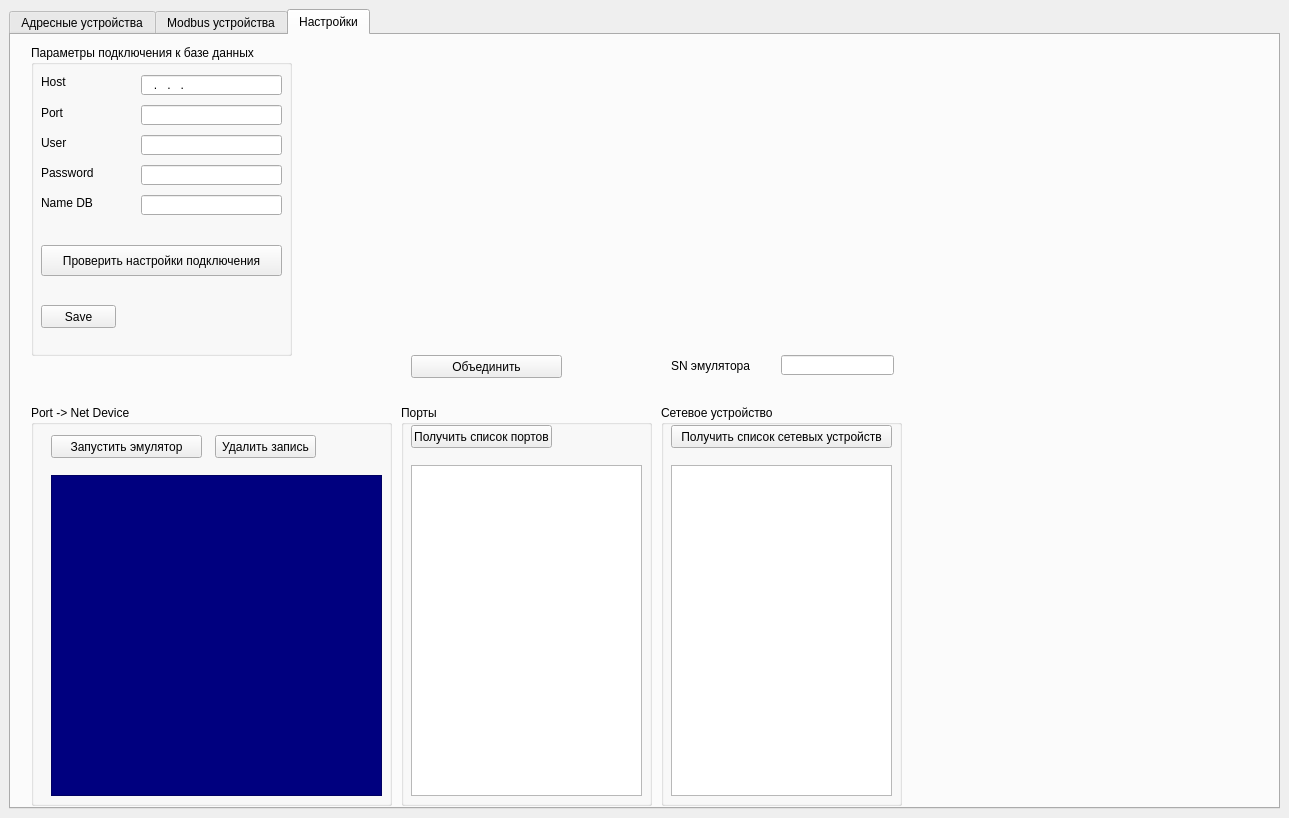
<?xml version="1.0" encoding="UTF-8"?>
<ui version="4.0">
 <class>MainWindow</class>
 <widget class="QMainWindow" name="MainWindow">
  <property name="geometry">
   <rect>
    <x>0</x>
    <y>0</y>
    <width>1289</width>
    <height>818</height>
   </rect>
  </property>
  <property name="windowTitle">
   <string>MainWindow</string>
  </property>
  <property name="styleSheet">
   <string notr="true"/>
  </property>
  <widget class="QWidget" name="centralwidget">
   <layout class="QVBoxLayout" name="verticalLayout_2">
    <item>
     <widget class="QTabWidget" name="tabWidget">
      <property name="enabled">
       <bool>true</bool>
      </property>
      <property name="sizePolicy">
       <sizepolicy hsizetype="Expanding" vsizetype="Expanding">
        <horstretch>0</horstretch>
        <verstretch>0</verstretch>
       </sizepolicy>
      </property>
      <property name="minimumSize">
       <size>
        <width>1271</width>
        <height>800</height>
       </size>
      </property>
      <property name="styleSheet">
       <string notr="true"/>
      </property>
      <property name="tabShape">
       <enum>QTabWidget::TabShape::Rounded</enum>
      </property>
      <property name="currentIndex">
       <number>2</number>
      </property>
      <widget class="QWidget" name="ash_device_tab">
       <attribute name="title">
        <string>Адресные устройства</string>
       </attribute>
       <layout class="QVBoxLayout" name="verticalLayout_3">
        <item>
         <layout class="QHBoxLayout" name="horizontalLayout">
          <property name="spacing">
           <number>6</number>
          </property>
          <property name="sizeConstraint">
           <enum>QLayout::SizeConstraint::SetDefaultConstraint</enum>
          </property>
          <item>
           <widget class="QGroupBox" name="ash_chenge_state_device_groupBox">
            <property name="sizePolicy">
             <sizepolicy hsizetype="Fixed" vsizetype="Fixed">
              <horstretch>0</horstretch>
              <verstretch>0</verstretch>
             </sizepolicy>
            </property>
            <property name="minimumSize">
             <size>
              <width>489</width>
              <height>131</height>
             </size>
            </property>
            <property name="title">
             <string>Cостояния устройства</string>
            </property>
            <widget class="QWidget" name="verticalLayoutWidget">
             <property name="geometry">
              <rect>
               <x>10</x>
               <y>20</y>
               <width>471</width>
               <height>101</height>
              </rect>
             </property>
             <layout class="QVBoxLayout" name="ash_v_layer_state_dev_layout">
              <property name="spacing">
               <number>0</number>
              </property>
              <item>
               <layout class="QHBoxLayout" name="ash_h_top_state_dev_layout">
                <property name="spacing">
                 <number>0</number>
                </property>
               </layout>
              </item>
              <item>
               <layout class="QHBoxLayout" name="ash_h_center_state_dev_layout">
                <property name="spacing">
                 <number>0</number>
                </property>
               </layout>
              </item>
              <item>
               <layout class="QHBoxLayout" name="ash_h_bottom_state_dev_layout">
                <property name="spacing">
                 <number>0</number>
                </property>
               </layout>
              </item>
             </layout>
            </widget>
           </widget>
          </item>
          <item>
           <widget class="QGroupBox" name="groupBox">
            <property name="sizePolicy">
             <sizepolicy hsizetype="Fixed" vsizetype="Fixed">
              <horstretch>0</horstretch>
              <verstretch>0</verstretch>
             </sizepolicy>
            </property>
            <property name="minimumSize">
             <size>
              <width>270</width>
              <height>131</height>
             </size>
            </property>
            <property name="title">
             <string/>
            </property>
            <widget class="QLabel" name="ash_port_lbl">
             <property name="geometry">
              <rect>
               <x>0</x>
               <y>10</y>
               <width>50</width>
               <height>20</height>
              </rect>
             </property>
             <property name="sizePolicy">
              <sizepolicy hsizetype="Fixed" vsizetype="Fixed">
               <horstretch>0</horstretch>
               <verstretch>0</verstretch>
              </sizepolicy>
             </property>
             <property name="minimumSize">
              <size>
               <width>50</width>
               <height>20</height>
              </size>
             </property>
             <property name="text">
              <string>Порт</string>
             </property>
             <property name="alignment">
              <set>Qt::AlignmentFlag::AlignCenter</set>
             </property>
            </widget>
            <widget class="QLabel" name="ash_port_info_lbl">
             <property name="geometry">
              <rect>
               <x>50</x>
               <y>10</y>
               <width>150</width>
               <height>20</height>
              </rect>
             </property>
             <property name="sizePolicy">
              <sizepolicy hsizetype="Fixed" vsizetype="Fixed">
               <horstretch>0</horstretch>
               <verstretch>0</verstretch>
              </sizepolicy>
             </property>
             <property name="minimumSize">
              <size>
               <width>50</width>
               <height>20</height>
              </size>
             </property>
             <property name="text">
              <string>Порт инфо</string>
             </property>
            </widget>
            <widget class="QLabel" name="ash_net_dev_lbl">
             <property name="geometry">
              <rect>
               <x>10</x>
               <y>40</y>
               <width>80</width>
               <height>20</height>
              </rect>
             </property>
             <property name="sizePolicy">
              <sizepolicy hsizetype="Fixed" vsizetype="Fixed">
               <horstretch>0</horstretch>
               <verstretch>0</verstretch>
              </sizepolicy>
             </property>
             <property name="minimumSize">
              <size>
               <width>80</width>
               <height>20</height>
              </size>
             </property>
             <property name="text">
              <string>Сетевое уc-во</string>
             </property>
            </widget>
            <widget class="QLabel" name="ash_net_dev_info_lbl">
             <property name="geometry">
              <rect>
               <x>100</x>
               <y>40</y>
               <width>150</width>
               <height>20</height>
              </rect>
             </property>
             <property name="sizePolicy">
              <sizepolicy hsizetype="Fixed" vsizetype="Fixed">
               <horstretch>0</horstretch>
               <verstretch>0</verstretch>
              </sizepolicy>
             </property>
             <property name="minimumSize">
              <size>
               <width>150</width>
               <height>20</height>
              </size>
             </property>
             <property name="text">
              <string>NET INFO</string>
             </property>
            </widget>
           </widget>
          </item>
          <item>
           <layout class="QGridLayout" name="_2">
            <property name="sizeConstraint">
             <enum>QLayout::SizeConstraint::SetMinimumSize</enum>
            </property>
           </layout>
          </item>
          <item>
           <widget class="QGroupBox" name="ash_choice_net_dev_groupBox">
            <property name="sizePolicy">
             <sizepolicy hsizetype="Fixed" vsizetype="Fixed">
              <horstretch>0</horstretch>
              <verstretch>0</verstretch>
             </sizepolicy>
            </property>
            <property name="minimumSize">
             <size>
              <width>221</width>
              <height>131</height>
             </size>
            </property>
            <property name="title">
             <string>Сетевой контроллер</string>
            </property>
            <widget class="QListWidget" name="ash_out_net_dev_listWidget">
             <property name="geometry">
              <rect>
               <x>10</x>
               <y>20</y>
               <width>201</width>
               <height>101</height>
              </rect>
             </property>
            </widget>
           </widget>
          </item>
          <item>
           <spacer name="horizontalSpacer">
            <property name="orientation">
             <enum>Qt::Orientation::Horizontal</enum>
            </property>
            <property name="sizeHint" stdset="0">
             <size>
              <width>40</width>
              <height>20</height>
             </size>
            </property>
           </spacer>
          </item>
         </layout>
        </item>
        <item>
         <widget class="QTableWidget" name="ash_devices_tableWidget">
          <property name="minimumSize">
           <size>
            <width>1247</width>
            <height>614</height>
           </size>
          </property>
         </widget>
        </item>
       </layout>
      </widget>
      <widget class="QWidget" name="modbus_device_tab">
       <attribute name="title">
        <string>Modbus устройства</string>
       </attribute>
       <widget class="QTableWidget" name="mb_devices_tableWidget">
        <property name="geometry">
         <rect>
          <x>0</x>
          <y>140</y>
          <width>1261</width>
          <height>631</height>
         </rect>
        </property>
       </widget>
       <widget class="QGroupBox" name="mb_choice_net_dev_groupBox">
        <property name="geometry">
         <rect>
          <x>1040</x>
          <y>0</y>
          <width>221</width>
          <height>131</height>
         </rect>
        </property>
        <property name="title">
         <string>Сетевой контроллер</string>
        </property>
        <widget class="QListWidget" name="mb_out_net_dev_listWidget">
         <property name="geometry">
          <rect>
           <x>10</x>
           <y>20</y>
           <width>201</width>
           <height>101</height>
          </rect>
         </property>
        </widget>
       </widget>
       <widget class="QGroupBox" name="mb_chenge_state_device_groupBox">
        <property name="geometry">
         <rect>
          <x>0</x>
          <y>10</y>
          <width>489</width>
          <height>121</height>
         </rect>
        </property>
        <property name="title">
         <string>Состояния устройства</string>
        </property>
        <widget class="QWidget" name="verticalLayoutWidget_2">
         <property name="geometry">
          <rect>
           <x>10</x>
           <y>20</y>
           <width>471</width>
           <height>101</height>
          </rect>
         </property>
         <layout class="QVBoxLayout" name="v_layer_state_dev_layout_2">
          <item>
           <layout class="QHBoxLayout" name="mb_h_top_layer_state_dev_layout"/>
          </item>
          <item>
           <layout class="QHBoxLayout" name="mb_h_bottom_layer_state_dev_layout"/>
          </item>
         </layout>
        </widget>
       </widget>
      </widget>
      <widget class="QWidget" name="settings_tab">
       <attribute name="title">
        <string>Настройки</string>
       </attribute>
       <widget class="QGroupBox" name="port_and_ne_dev_groupBox">
        <property name="geometry">
         <rect>
          <x>20</x>
          <y>370</y>
          <width>361</width>
          <height>401</height>
         </rect>
        </property>
        <property name="sizePolicy">
         <sizepolicy hsizetype="Fixed" vsizetype="Fixed">
          <horstretch>0</horstretch>
          <verstretch>0</verstretch>
         </sizepolicy>
        </property>
        <property name="styleSheet">
         <string notr="true"/>
        </property>
        <property name="title">
         <string>Port -&gt; Net Device</string>
        </property>
        <widget class="QTableWidget" name="port_and_net_dev_tableWidget">
         <property name="geometry">
          <rect>
           <x>20</x>
           <y>70</y>
           <width>331</width>
           <height>321</height>
          </rect>
         </property>
         <property name="styleSheet">
          <string notr="true">QHeaderView::section:horizontal {
    color: #fff;
    background-color: rgb(0, 85, 127);
 }
QTableWidget {
	background-color: rgb(0, 0, 127);
	color: rgb(85, 255, 0);
	font: 63 8pt &quot;Yu Gothic UI Semibold&quot;;
}
</string>
         </property>
        </widget>
        <widget class="QPushButton" name="start_emulator_btn">
         <property name="geometry">
          <rect>
           <x>20</x>
           <y>30</y>
           <width>151</width>
           <height>23</height>
          </rect>
         </property>
         <property name="styleSheet">
          <string notr="true"/>
         </property>
         <property name="text">
          <string>Запустить эмулятор</string>
         </property>
        </widget>
        <widget class="QPushButton" name="delete_line_btn">
         <property name="geometry">
          <rect>
           <x>184</x>
           <y>30</y>
           <width>101</width>
           <height>23</height>
          </rect>
         </property>
         <property name="styleSheet">
          <string notr="true"/>
         </property>
         <property name="text">
          <string>Удалить запись</string>
         </property>
        </widget>
       </widget>
       <widget class="QGroupBox" name="ports_groupBox">
        <property name="geometry">
         <rect>
          <x>390</x>
          <y>370</y>
          <width>251</width>
          <height>401</height>
         </rect>
        </property>
        <property name="sizePolicy">
         <sizepolicy hsizetype="Fixed" vsizetype="Fixed">
          <horstretch>0</horstretch>
          <verstretch>0</verstretch>
         </sizepolicy>
        </property>
        <property name="styleSheet">
         <string notr="true"/>
        </property>
        <property name="title">
         <string>Порты</string>
        </property>
        <widget class="QListWidget" name="ports_listWidget">
         <property name="geometry">
          <rect>
           <x>10</x>
           <y>60</y>
           <width>231</width>
           <height>331</height>
          </rect>
         </property>
         <property name="styleSheet">
          <string notr="true"/>
         </property>
        </widget>
        <widget class="QPushButton" name="get_ports_btn">
         <property name="geometry">
          <rect>
           <x>10</x>
           <y>20</y>
           <width>141</width>
           <height>23</height>
          </rect>
         </property>
         <property name="styleSheet">
          <string notr="true"/>
         </property>
         <property name="text">
          <string>Получить список портов</string>
         </property>
        </widget>
       </widget>
       <widget class="QGroupBox" name="net_dev_groupBox">
        <property name="geometry">
         <rect>
          <x>650</x>
          <y>370</y>
          <width>241</width>
          <height>401</height>
         </rect>
        </property>
        <property name="sizePolicy">
         <sizepolicy hsizetype="Fixed" vsizetype="Fixed">
          <horstretch>0</horstretch>
          <verstretch>0</verstretch>
         </sizepolicy>
        </property>
        <property name="styleSheet">
         <string notr="true"/>
        </property>
        <property name="title">
         <string>Сетевое устройство</string>
        </property>
        <widget class="QListWidget" name="net_dev_listWidget">
         <property name="geometry">
          <rect>
           <x>10</x>
           <y>60</y>
           <width>221</width>
           <height>331</height>
          </rect>
         </property>
         <property name="styleSheet">
          <string notr="true"/>
         </property>
        </widget>
        <widget class="QPushButton" name="get_net_dev_btn">
         <property name="geometry">
          <rect>
           <x>10</x>
           <y>20</y>
           <width>221</width>
           <height>23</height>
          </rect>
         </property>
         <property name="styleSheet">
          <string notr="true"/>
         </property>
         <property name="text">
          <string>Получить список сетевых устройств</string>
         </property>
        </widget>
       </widget>
       <widget class="QGroupBox" name="groupBox_2">
        <property name="geometry">
         <rect>
          <x>20</x>
          <y>10</y>
          <width>261</width>
          <height>311</height>
         </rect>
        </property>
        <property name="sizePolicy">
         <sizepolicy hsizetype="Fixed" vsizetype="Fixed">
          <horstretch>0</horstretch>
          <verstretch>0</verstretch>
         </sizepolicy>
        </property>
        <property name="minimumSize">
         <size>
          <width>261</width>
          <height>311</height>
         </size>
        </property>
        <property name="styleSheet">
         <string notr="true"/>
        </property>
        <property name="title">
         <string>Параметры подключения к базе данных</string>
        </property>
        <widget class="QLabel" name="port_db_lbl">
         <property name="geometry">
          <rect>
           <x>10</x>
           <y>60</y>
           <width>47</width>
           <height>16</height>
          </rect>
         </property>
         <property name="styleSheet">
          <string notr="true"/>
         </property>
         <property name="text">
          <string>Port</string>
         </property>
        </widget>
        <widget class="QLabel" name="host_db_lbl">
         <property name="geometry">
          <rect>
           <x>10</x>
           <y>30</y>
           <width>47</width>
           <height>14</height>
          </rect>
         </property>
         <property name="styleSheet">
          <string notr="true"/>
         </property>
         <property name="text">
          <string>Host</string>
         </property>
        </widget>
        <widget class="QLabel" name="user_db_lbl">
         <property name="geometry">
          <rect>
           <x>10</x>
           <y>90</y>
           <width>51</width>
           <height>16</height>
          </rect>
         </property>
         <property name="styleSheet">
          <string notr="true"/>
         </property>
         <property name="text">
          <string>User</string>
         </property>
        </widget>
        <widget class="QLabel" name="pass_db_lbl">
         <property name="geometry">
          <rect>
           <x>10</x>
           <y>120</y>
           <width>61</width>
           <height>16</height>
          </rect>
         </property>
         <property name="styleSheet">
          <string notr="true"/>
         </property>
         <property name="text">
          <string>Password</string>
         </property>
        </widget>
        <widget class="QLabel" name="name_db_lbl">
         <property name="geometry">
          <rect>
           <x>10</x>
           <y>150</y>
           <width>61</width>
           <height>16</height>
          </rect>
         </property>
         <property name="styleSheet">
          <string notr="true"/>
         </property>
         <property name="text">
          <string>Name DB</string>
         </property>
        </widget>
        <widget class="QLineEdit" name="host_db_lineEdit">
         <property name="geometry">
          <rect>
           <x>110</x>
           <y>30</y>
           <width>141</width>
           <height>20</height>
          </rect>
         </property>
         <property name="toolTip">
          <string>&lt;html&gt;&lt;head/&gt;&lt;body&gt;&lt;p&gt;Адрес (IP4) подключения к БД&lt;/p&gt;&lt;/body&gt;&lt;/html&gt;</string>
         </property>
         <property name="styleSheet">
          <string notr="true"/>
         </property>
         <property name="inputMask">
          <string>000\.000\.000\.000</string>
         </property>
         <property name="text">
          <string>...</string>
         </property>
        </widget>
        <widget class="QLineEdit" name="port_db_lineEdit">
         <property name="geometry">
          <rect>
           <x>110</x>
           <y>60</y>
           <width>141</width>
           <height>20</height>
          </rect>
         </property>
         <property name="toolTip">
          <string>&lt;html&gt;&lt;head/&gt;&lt;body&gt;&lt;p&gt;Номер порта должен быть в диапазоне &lt;span style=&quot; font-family:'JetBrains Mono','monospace'; font-size:10pt; font-weight:600; font-style:italic; color:#ff0000;&quot;&gt;1024-49151&lt;/span&gt;&lt;/p&gt;&lt;/body&gt;&lt;/html&gt;</string>
         </property>
         <property name="styleSheet">
          <string notr="true"/>
         </property>
         <property name="inputMask">
          <string>00009</string>
         </property>
         <property name="text">
          <string/>
         </property>
        </widget>
        <widget class="QLineEdit" name="user_db_lineEdit">
         <property name="geometry">
          <rect>
           <x>110</x>
           <y>90</y>
           <width>141</width>
           <height>20</height>
          </rect>
         </property>
         <property name="toolTip">
          <string>&lt;html&gt;&lt;head/&gt;&lt;body&gt;&lt;p&gt;Логин базы данных&lt;/p&gt;&lt;/body&gt;&lt;/html&gt;</string>
         </property>
         <property name="styleSheet">
          <string notr="true"/>
         </property>
         <property name="text">
          <string/>
         </property>
        </widget>
        <widget class="QLineEdit" name="pass_db_lineEdit">
         <property name="geometry">
          <rect>
           <x>110</x>
           <y>120</y>
           <width>141</width>
           <height>20</height>
          </rect>
         </property>
         <property name="toolTip">
          <string>&lt;html&gt;&lt;head/&gt;&lt;body&gt;&lt;p&gt;Пароль базы данных&lt;/p&gt;&lt;/body&gt;&lt;/html&gt;</string>
         </property>
         <property name="styleSheet">
          <string notr="true"/>
         </property>
         <property name="text">
          <string/>
         </property>
        </widget>
        <widget class="QLineEdit" name="name_db_lineEdit">
         <property name="geometry">
          <rect>
           <x>110</x>
           <y>150</y>
           <width>141</width>
           <height>20</height>
          </rect>
         </property>
         <property name="toolTip">
          <string>&lt;html&gt;&lt;head/&gt;&lt;body&gt;&lt;p&gt;Имя базы данных&lt;/p&gt;&lt;/body&gt;&lt;/html&gt;</string>
         </property>
         <property name="styleSheet">
          <string notr="true"/>
         </property>
         <property name="text">
          <string/>
         </property>
        </widget>
        <widget class="QPushButton" name="save_db_btn">
         <property name="geometry">
          <rect>
           <x>10</x>
           <y>260</y>
           <width>75</width>
           <height>23</height>
          </rect>
         </property>
         <property name="toolTip">
          <string>&lt;html&gt;&lt;head/&gt;&lt;body&gt;&lt;p&gt;Сохранение настроек для дальнейшей работы &lt;/p&gt;&lt;/body&gt;&lt;/html&gt;</string>
         </property>
         <property name="styleSheet">
          <string notr="true"/>
         </property>
         <property name="text">
          <string>Save</string>
         </property>
        </widget>
        <widget class="QPushButton" name="check_db_btn">
         <property name="geometry">
          <rect>
           <x>10</x>
           <y>200</y>
           <width>241</width>
           <height>31</height>
          </rect>
         </property>
         <property name="toolTip">
          <string>&lt;html&gt;&lt;head/&gt;&lt;body&gt;&lt;p&gt;Проверка подключения к базе данных&lt;/p&gt;&lt;/body&gt;&lt;/html&gt;</string>
         </property>
         <property name="styleSheet">
          <string notr="true"/>
         </property>
         <property name="text">
          <string>Проверить настройки подключения</string>
         </property>
        </widget>
       </widget>
       <widget class="QPushButton" name="join_btn">
        <property name="geometry">
         <rect>
          <x>400</x>
          <y>320</y>
          <width>151</width>
          <height>23</height>
         </rect>
        </property>
        <property name="styleSheet">
         <string notr="true"/>
        </property>
        <property name="text">
         <string>Объединить</string>
        </property>
       </widget>
       <widget class="QLineEdit" name="sn_emulator_lineEdit">
        <property name="geometry">
         <rect>
          <x>770</x>
          <y>320</y>
          <width>113</width>
          <height>20</height>
         </rect>
        </property>
       </widget>
       <widget class="QLabel" name="label">
        <property name="geometry">
         <rect>
          <x>660</x>
          <y>320</y>
          <width>81</width>
          <height>21</height>
         </rect>
        </property>
        <property name="text">
         <string>SN эмулятора</string>
        </property>
       </widget>
      </widget>
     </widget>
    </item>
   </layout>
  </widget>
 </widget>
 <resources/>
 <connections/>
</ui>
